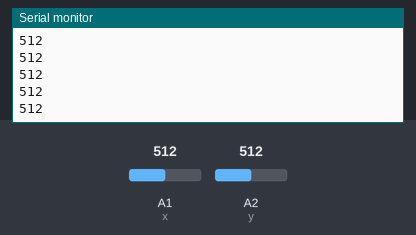
The sketch below on a simulated Arduino Uno, built with avr-gcc and run on an emulated ATmega328P. On the bench: the last lines printed to the serial monitor. The inputs (shaded band) are chosen by the test bench; at power-on: A1 (x) = 512, A2 (y) = 512.

Above: at 1.3 s.
1.4 s: A1 (x) set to 716
At 1.81 s:
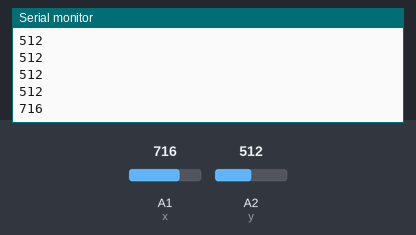
2.9 s: A2 (y) set to 306
At 3.31 s:
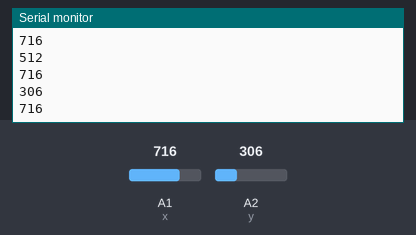
4.4 s: A1 (x) set to 900
At 4.81 s:
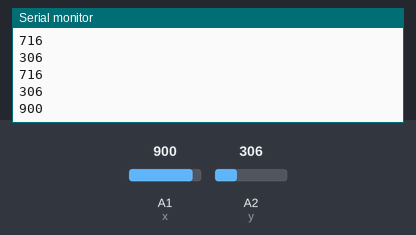
5.9 s: A2 (y) set to 122
At 6.32 s:
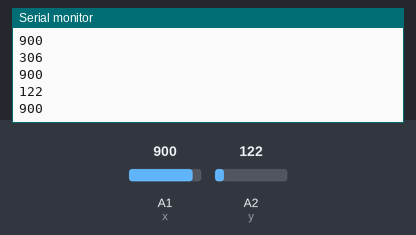
Timing chart, 0 to 8.4 s (numbered marks = the images above; inputs shaded):
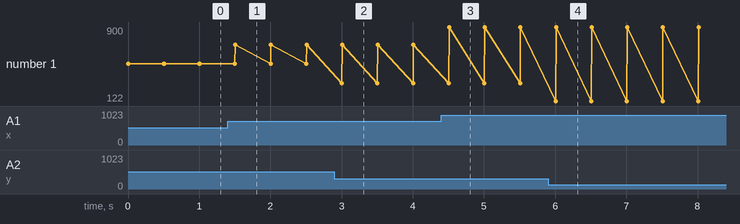

The sketch:

accelerometer.ino
```cpp
int x=A1;
  int y=A2;


void setup() {

Serial.begin(9600);
pinMode(y,INPUT);
pinMode(x,INPUT);

}


void loop() {

int a=analogRead(y);
int b=analogRead(x);
Serial.println(a);
Serial.println(b);
delay(500);

}
```

Measured:
- after the input at 1.4 s, the serial monitor: prints a new line after 0.11 s (image 1)
- after the input at 2.9 s, the serial monitor: prints a new line after 0.10 s (image 2)
- after the input at 4.4 s, the serial monitor: prints a new line after 0.11 s (image 3)
- after the input at 5.9 s, the serial monitor: prints a new line after 0.11 s (image 4)
- plotted number 1: 512 → 716 after the input at 1.4 s, 716 → 900 after the input at 4.4 s
